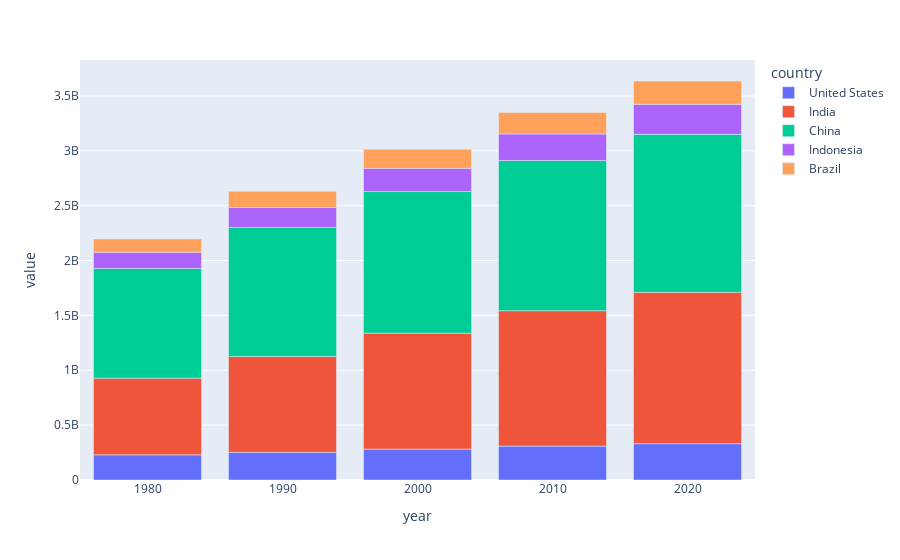

Notebook code for this chart:
### Code cell
df_pivot_sample.plot(kind='bar')

### Figure 1 — Plotly figure (JSON) as saved in the notebook; plotly's stock layout.template omitted (floating-point values rounded to 4 significant figures)
{"data": [{"hovertemplate": "country=United States<br>year=%{x}<br>value=%{y}<extra></extra>", "legendgroup": "United States", "marker": {"color": "#636efa", "pattern": {"shape": ""}}, "name": "United States", "orientation": "v", "showlegend": true, "textposition": "auto", "type": "bar", "x": [1980.0, 1990.0, 2000.0, 2010.0, 2020.0], "xaxis": "x", "y": [229500000.0, 252100000.0, 281700000.0, 309000000.0, 331000000.0], "yaxis": "y"}, {"hovertemplate": "country=India<br>year=%{x}<br>value=%{y}<extra></extra>", "legendgroup": "India", "marker": {"color": "#EF553B", "pattern": {"shape": ""}}, "name": "India", "orientation": "v", "showlegend": true, "textposition": "auto", "type": "bar", "x": [1980.0, 1990.0, 2000.0, 2010.0, 2020.0], "xaxis": "x", "y": [699000000.0, 873300000.0, 1057000000.0, 1234000000.0, 1380000000.0], "yaxis": "y"}, {"hovertemplate": "country=China<br>year=%{x}<br>value=%{y}<extra></extra>", "legendgroup": "China", "marker": {"color": "#00cc96", "pattern": {"shape": ""}}, "name": "China", "orientation": "v", "showlegend": true, "textposition": "auto", "type": "bar", "x": [1980.0, 1990.0, 2000.0, 2010.0, 2020.0], "xaxis": "x", "y": [1000000000.0, 1177000000.0, 1291000000.0, 1369000000.0, 1439000000.0], "yaxis": "y"}, {"hovertemplate": "country=Indonesia<br>year=%{x}<br>value=%{y}<extra></extra>", "legendgroup": "Indonesia", "marker": {"color": "#ab63fa", "pattern": {"shape": ""}}, "name": "Indonesia", "orientation": "v", "showlegend": true, "textposition": "auto", "type": "bar", "x": [1980.0, 1990.0, 2000.0, 2010.0, 2020.0], "xaxis": "x", "y": [147400000.0, 181400000.0, 211500000.0, 241800000.0, 273500000.0], "yaxis": "y"}, {"hovertemplate": "country=Brazil<br>year=%{x}<br>value=%{y}<extra></extra>", "legendgroup": "Brazil", "marker": {"color": "#FFA15A", "pattern": {"shape": ""}}, "name": "Brazil", "orientation": "v", "showlegend": true, "textposition": "auto", "type": "bar", "x": [1980.0, 1990.0, 2000.0, 2010.0, 2020.0], "xaxis": "x", "y": [120700000.0, 149000000.0, 174800000.0, 195700000.0, 212600000.0], "yaxis": "y"}], "layout": {"barmode": "relative", "legend": {"title": {"text": "country"}, "tracegroupgap": 0}, "margin": {"t": 60}, "xaxis": {"anchor": "y", "domain": [0, 1], "title": {"text": "year"}}, "yaxis": {"anchor": "x", "domain": [0, 1], "title": {"text": "value"}}}}
